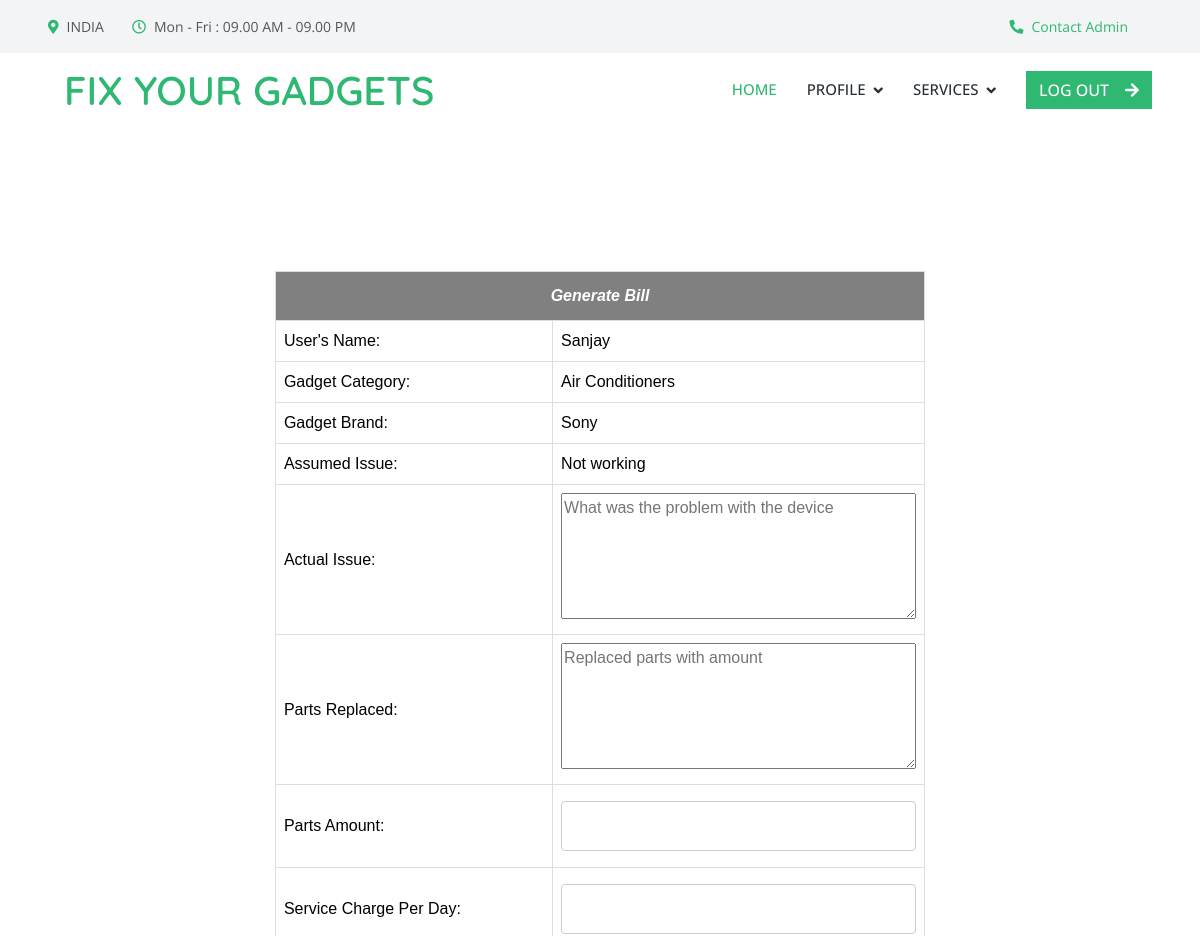
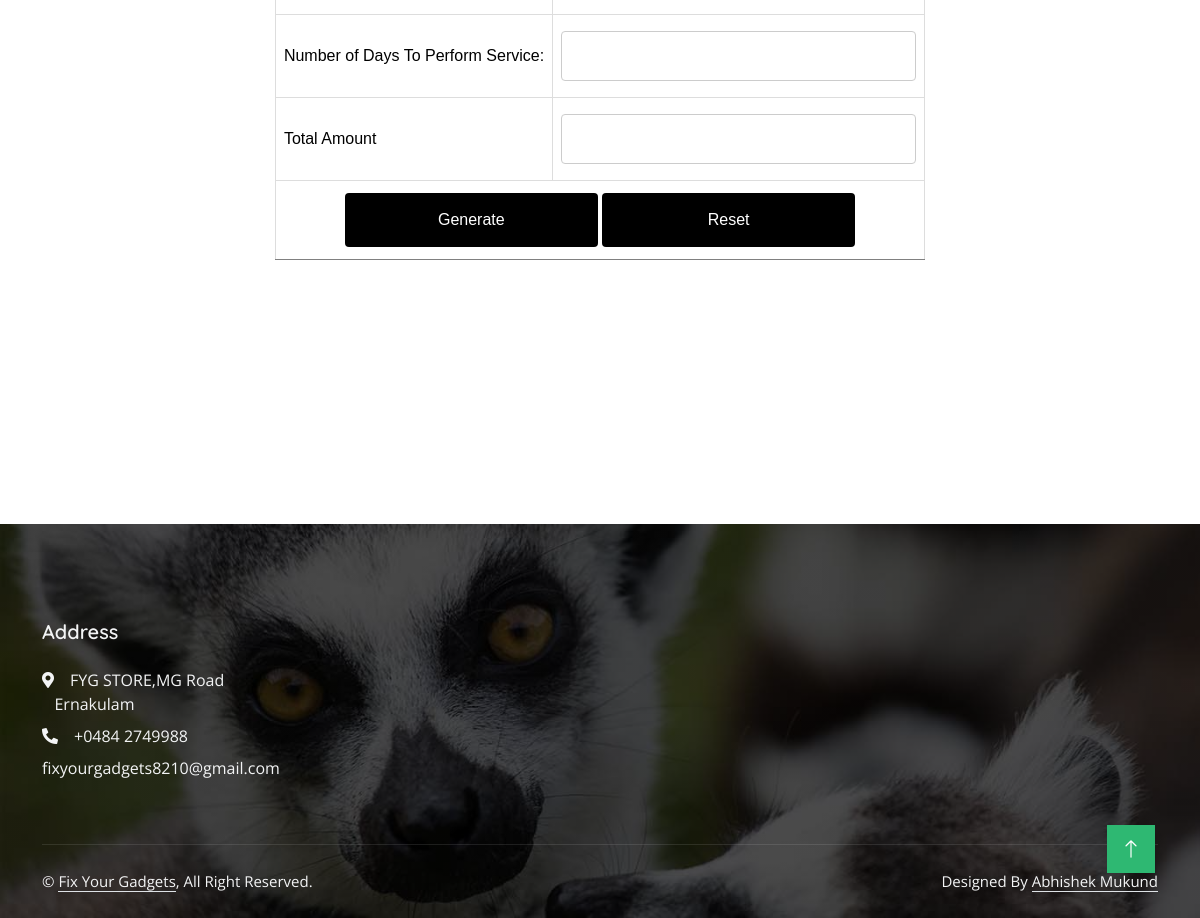
Page /Technician/servbill/9 (signed in) on the committed database (2 pictures, top to bottom).
### Admin/models.py (models this page shows, shortened)
class Assignservicebook(models.Model):
    asb_status=models.IntegerField(default=0)
    technician=models.ForeignKey(Technician,on_delete=models.SET_NULL,null=True)
    servicebooking=models.ForeignKey('User.Servicebook',on_delete=models.SET_NULL,null=True)

class Category(models.Model):
    category_name=models.CharField(max_length=50)

class Brand(models.Model):
    brand_name=models.CharField(max_length=50)

### User/models.py (models this page shows)
class Servicebook(models.Model):
    Servicebook_details=models.CharField(max_length=100)
    Servicebook_address=models.CharField(max_length=100)
    Servicebook_date=models.DateField(auto_now_add=True)
    Servicebook_status=models.IntegerField(default=0)
    payment_status=models.IntegerField(default=0)
    category=models.ForeignKey('Admin.Category',on_delete=models.SET_NULL,null=True)
    brand=models.ForeignKey('Admin.Brand',on_delete=models.SET_NULL,null=True)
    user=models.ForeignKey(User,on_delete=models.SET_NULL,null=True)

### Guest/models.py (models this page shows)
class User(models.Model):
    user_name=models.CharField(max_length=50)
    user_gender=models.CharField(max_length=50)
    user_contact=models.CharField(max_length=50)
    user_email=models.CharField(max_length=50)
    user_photo=models.FileField(upload_to='UserDocs/')
    user_proof=models.FileField(upload_to='UserDocs/')
    user_password=models.CharField(max_length=50)
    user_address=models.CharField(max_length=100)
    place=models.ForeignKey('Admin.Place',on_delete=models.CASCADE)

### Technician/views.py (the view)
# urls.py: path('servbill/<int:bid>', views.ServiceBill,name="servbill"),
def ServiceBill(request,bid):
     if 'tid' in request.session:
        serv=Assignservicebook.objects.get(id=bid)
        if request.method=="POST":
            Servicebill.objects.create(servicebill_amount=request.POST.get('txt_amount'),servicebill_noofdays=request.POST.get('txt_days'),servicebill_partamount=request.POST.get('txt_parts'),servicebill_additionaldetails=request.POST.get('txt_replaced'),servicebill_details=request.POST.get('txt_issue'),assignedservicebooking=serv)
            serv.asb_status=3
            serv.save()
            bokid=serv.servicebooking_id
            sbok=Servicebook.objects.get(id=bokid)
            sbok.Servicebook_status=4
            sbok.save()
            return redirect('technician:viewconfimedservice')
        else:
         return render(request,"Technician/GenerateBill.html",{'data':serv})
     else:
        return redirect('guest:Home')

### Technician/Templates/Technician/GenerateBill.html (shortened to what this page needs)
{% extends 'Technician/Head.html' %}
{% load static %}
{% block content %}
<!DOCTYPE html>
<html lang="en">
<head>
</head>
<body>
    <div id="tab">
        <br>
        <br>
        <br>
        <br>
        <br>
        <br>
    <form method="post">
    <table border="1" align="center" cellpadding="10" style="border-collapse: collapse;">
        <tr>
            <th colspan="8"><center><i>Generate Bill</i></center></th>
            </tr>
        <tr>
        <tr>
            <td>User's Name:</td>
            <td>{{data.servicebooking.user.user_name}}</td>
        </tr>
        <tr>
            <td>Gadget Category:</td>
            <td>{{data.servicebooking.category.category_name}}</td>
        </tr>
        <tr>
            <td>Gadget Brand:</td>
            <td>{{data.servicebooking.brand.brand_name}}</td>
        </tr>
        <tr>
            <td>Assumed Issue:</td>
            <td>{{data.servicebooking.Servicebook_details}}</td>
        </tr>
        <tr>
            <td>Actual Issue:</td>
            <td><textarea name="txt_issue" placeholder="What was the problem with the device" rows="5" cols="36"></textarea></td>
        </tr>
        <tr>
            <td>Parts Replaced:</td>
            <td><textarea name="txt_replaced" placeholder="Replaced parts with amount" rows="5" cols="36"></textarea></td>
        </tr>
        <tr>
            <td>Parts Amount:</td>
            <td><input type="text" name="txt_parts" id="txt_parts"></td>
        </tr>
        <tr>
            <td>Service Charge Per Day:</td>
            <td><input type="text" name="txt_charge" id="txt_charge"></td>
        </tr>
        <tr>
            <td>Number of Days To Perform Service:</td>
            <td><input type="text" name="txt_days" id="txt_days" onkeyup="getAmount()"></td>
        </tr>
        <tr>
            <td>Total Amount</td>
            <td><input type="text" name="txt_amount" id="txt_total"></td>
        </tr>
        <tr>
            <td colspan="2" align="center"><input type="submit" name="btn_submit" value="Generate"> <input type="reset" name="btn_reset" value="Reset"></td>
    </table>
<br>
<br>
<br>
<br>
<br>
<br>
<br>
<br>
<br>
</form>
    </div>
</body>
</html>
{% endblock content %}

### Guest/static/Technician/css/style.css (style rules this page uses)
:root { --primary: #2EB872; --light: #F3F4F5; --dark: #282F34; }

### Guest/static/form.css (style rules this page uses)
#tab { font-family: "Trebuchet MS", Arial, Helvetica, sans-serif; border-collapse: collapse; width: 100%; }
#tab td, #tab th { border: 1px solid #ddd; padding: 8px; color: black; }
#tab th { padding-top: 12px; padding-bottom: 12px; text-align: left; background-color: gray; color: white; }
input[type=text],[type=password],[type=email],[type=date], select { width: 100%; padding: 12px 20px; margin: 8px 0; display: inline-block; border: 1px solid #ccc; border-radius: 4px; box-sizing: border-box; }
input[type=submit] { width: 40%; background-color: black; color: white; padding: 15px; margin: 4px 0; border: none; border-radius: 4px; cursor: pointer; }
input[type=reset] { width: 40%; background-color: black; color: white; padding: 15px; margin: 4px 0; border: none; border-radius: 4px; cursor: pointer; }

### rows in the picture
Assignservicebook: servicebooking.user.user_name "Sanjay", servicebooking.category.category_name "Air Conditioners", servicebooking.brand.brand_name "Sony", servicebooking.Servicebook_details "Not working"
